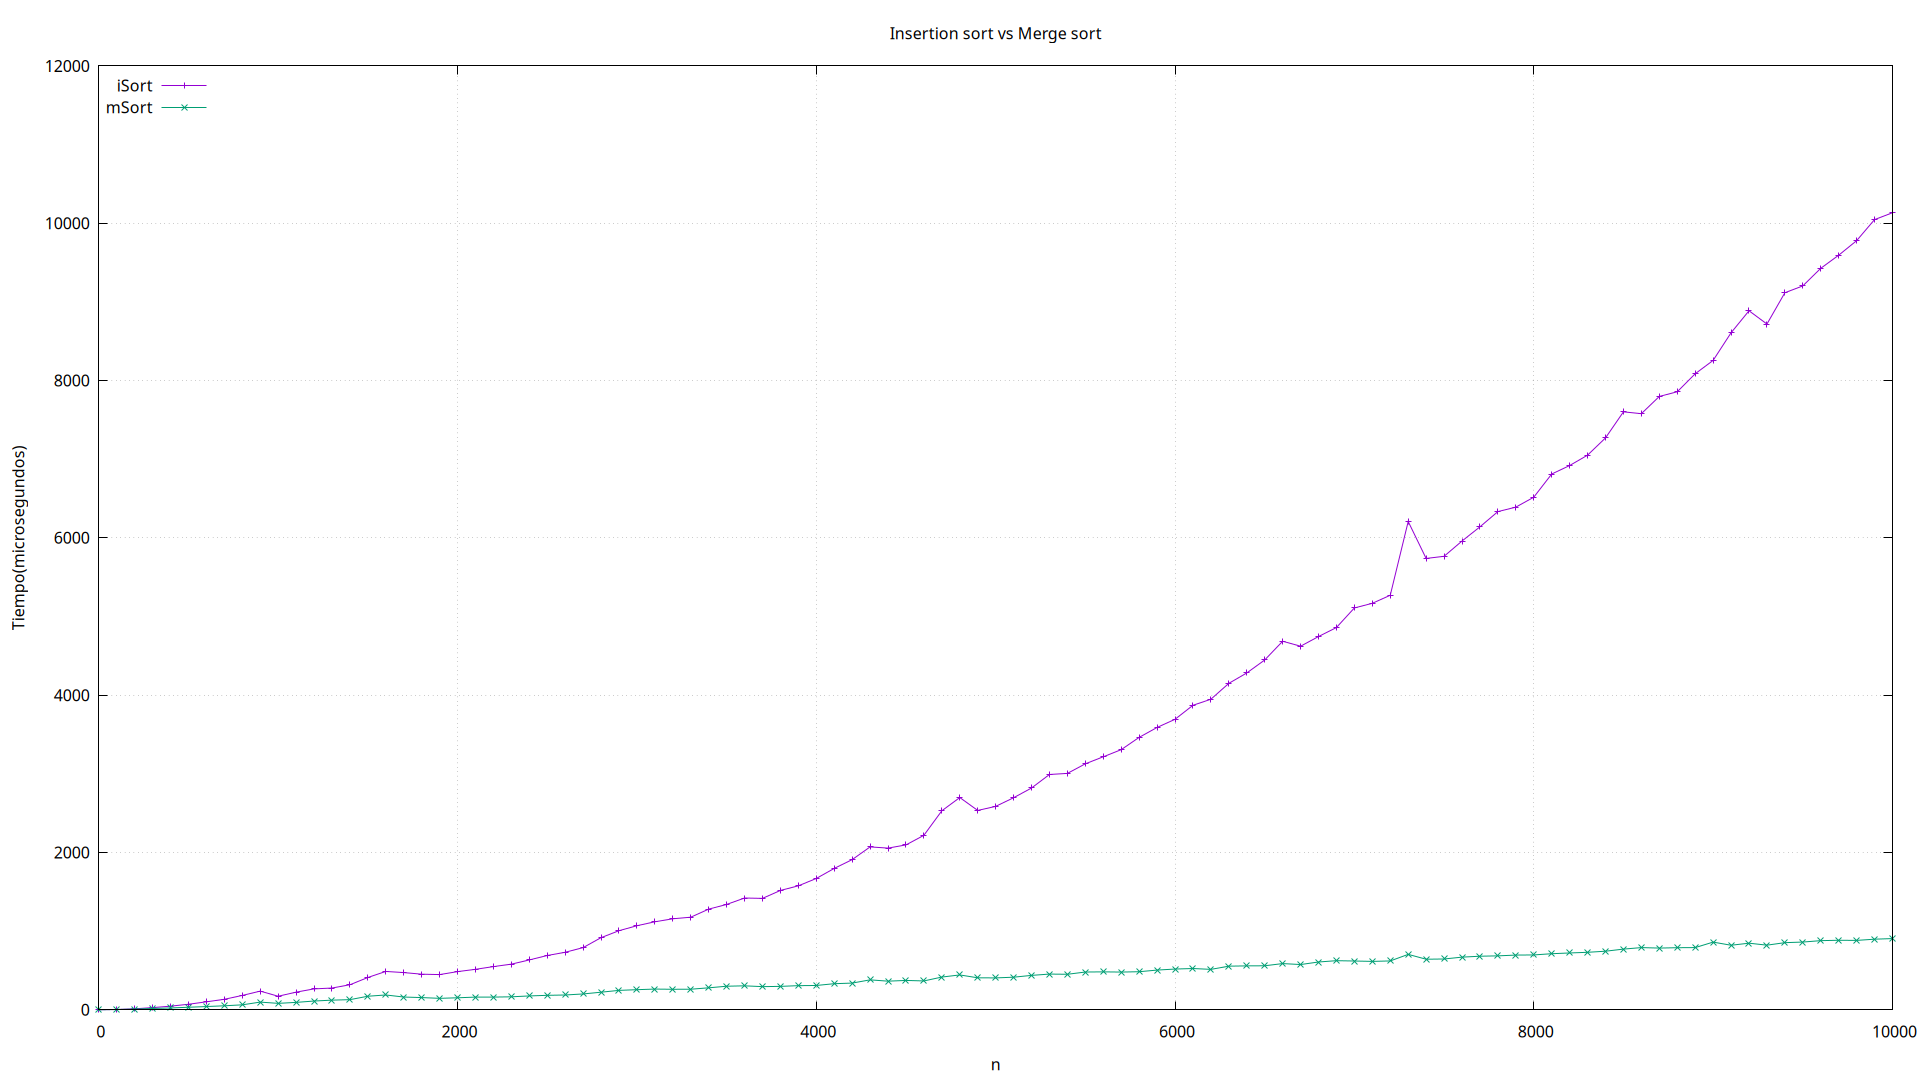

gnuplot code for this plot:
set terminal pngcairo size 1920,1080
set output "experimento.png"

set title "Insertion sort vs Merge sort"
set xlabel "n"
set ylabel "Tiempo(microsegundos)"
set key top left
set grid

plot "resultados.dat" using 1:2 with linespoints title "iSort", "resultados.dat" using 1:3 with linespoints title "mSort"
